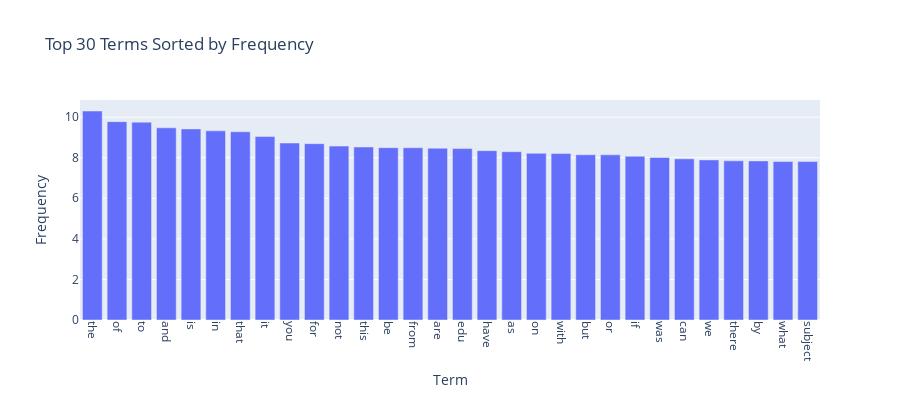

Source (notebook cell):
### Markdown cell above
### >>> **Exercise 15 (take home):** 
You can copy the code from the previous exercise and change the 'term_frequencies' variable for the 'term_frequencies_log', comment about the differences that you observe and talk about other possible insights that we can get from a log distribution.

### Code cell
import plotly.express as px
import numpy as np

terms = count_vect.get_feature_names_out()


# Sort all terms by frequency in descending order
sorted_indices = np.array(term_frequencies_log).argsort()[::-1]
sorted_terms = terms[sorted_indices]
sorted_freqs = np.array(term_frequencies_log)[sorted_indices]

# Visualize the top N terms sorted by frequency
N = 30
fig = px.bar(
    x=sorted_terms[:N],
    y=sorted_freqs[:N],
    labels={'x': 'Term', 'y': 'Frequency'},
    title=f'Top {N} Terms Sorted by Frequency'
)
fig.update_layout(xaxis_tickangle=90, width=900, height=400)
fig.show()

# Observations:
# - Using log-transformed term frequencies compresses the range of values, making it easier to visualize differences among both frequent and infrequent terms.
# - The most common terms are still clearly visible, but the dominance of extremely frequent terms is reduced, allowing less frequent terms to be more distinguishable in the plot.
# - The log scale helps reveal the "long tail" of the distribution, where many terms have low frequencies, which would otherwise be hard to see on a linear scale.
# - This transformation is especially useful for highly skewed data, such as word frequencies in text, where a few words are extremely common and most are rare.
# - Insights: The log distribution can help identify terms that are not the most frequent but still occur often enough to be relevant, supporting better feature selection and interpretation in text analysis.

### Figure 1 — Plotly figure (JSON) as saved in the notebook; plotly's stock layout.template omitted (floating-point values rounded to 4 significant figures)
{"data": [{"hovertemplate": "Term=%{x}<br>Frequency=%{y}<extra></extra>", "legendgroup": "", "marker": {"color": "#636efa", "pattern": {"shape": ""}}, "name": "", "orientation": "v", "showlegend": false, "textposition": "auto", "type": "bar", "x": ["the", "of", "to", "and", "is", "in", "that", "it", "you", "for", "not", "this", "be", "from", "are", "edu", "have", "as", "on", "with", "but", "or", "if", "was", "can", "we", "there", "by", "what", "subject"], "xaxis": "x", "y": [10.3, 9.779, 9.754, 9.474, 9.421, 9.326, 9.28, 9.042, 8.725, 8.693, 8.573, 8.53, 8.497, 8.492, 8.47, 8.45, 8.347, 8.298, 8.219, 8.204, 8.147, 8.141, 8.073, 8.013, 7.944, 7.891, 7.846, 7.843, 7.813, 7.81], "yaxis": "y"}], "layout": {"barmode": "relative", "height": 400, "legend": {"tracegroupgap": 0}, "title": {"text": "Top 30 Terms Sorted by Frequency"}, "width": 900, "xaxis": {"anchor": "y", "domain": [0, 1], "tickangle": 90, "title": {"text": "Term"}}, "yaxis": {"anchor": "x", "domain": [0, 1], "title": {"text": "Frequency"}}}}
